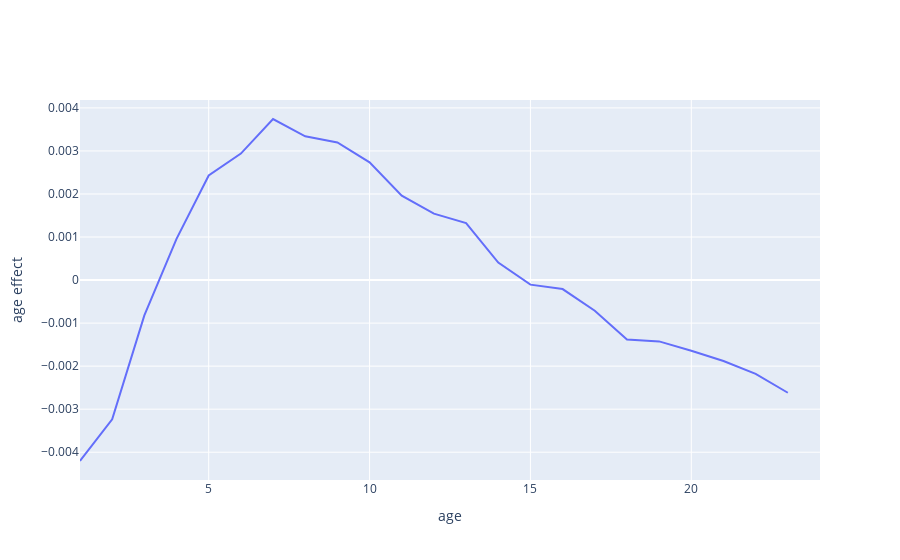

The cell this chart's notebook holds for it:
### Code cell
reg_t = clf2.coef_[len_v + 1:len_t+len_v]
t_range = [t.min(),t.max()]
t_layout = go.Layout(
    title=
        {
            'y':0.9,
            'x':0.45,
            'xanchor': 'center', 
            'yanchor': 'top'
        },
        xaxis=dict(
            title="age",
            range = t_range
        ),
        yaxis=dict(
            title="age effect"
        )
    )

age_trace0 = go.Scatter(
    x = t,
    y = reg_t,
    mode = 'lines',
    name = 'default rate'   
)

age_fig = go.Figure({'data': [age_trace0],'layout': t_layout})
age_fig.show()

### Figure 1 — Plotly figure (JSON) as saved in the notebook; plotly's stock layout.template omitted (floating-point values rounded to 4 significant figures)
{"data": [{"mode": "lines", "name": "default rate", "type": "scatter", "x": [1, 2, 3, 4, 5, 6, 7, 8, 9, 10, 11, 12, 13, 14, 15, 16, 17, 18, 19, 20, 21, 22, 23, 24], "y": [-0.004204, -0.003234, -0.00082, 0.0009572, 0.002431, 0.002939, 0.003743, 0.00334, 0.003199, 0.002736, 0.001963, 0.001544, 0.001326, 0.0004067, -0.000106, -0.0002094, -0.0007123, -0.001379, -0.001425, -0.001642, -0.001882, -0.00218, -0.002618]}], "layout": {"title": {"x": 0.45, "xanchor": "center", "y": 0.9, "yanchor": "top"}, "xaxis": {"range": [1, 24], "title": {"text": "age"}}, "yaxis": {"title": {"text": "age effect"}}}}
